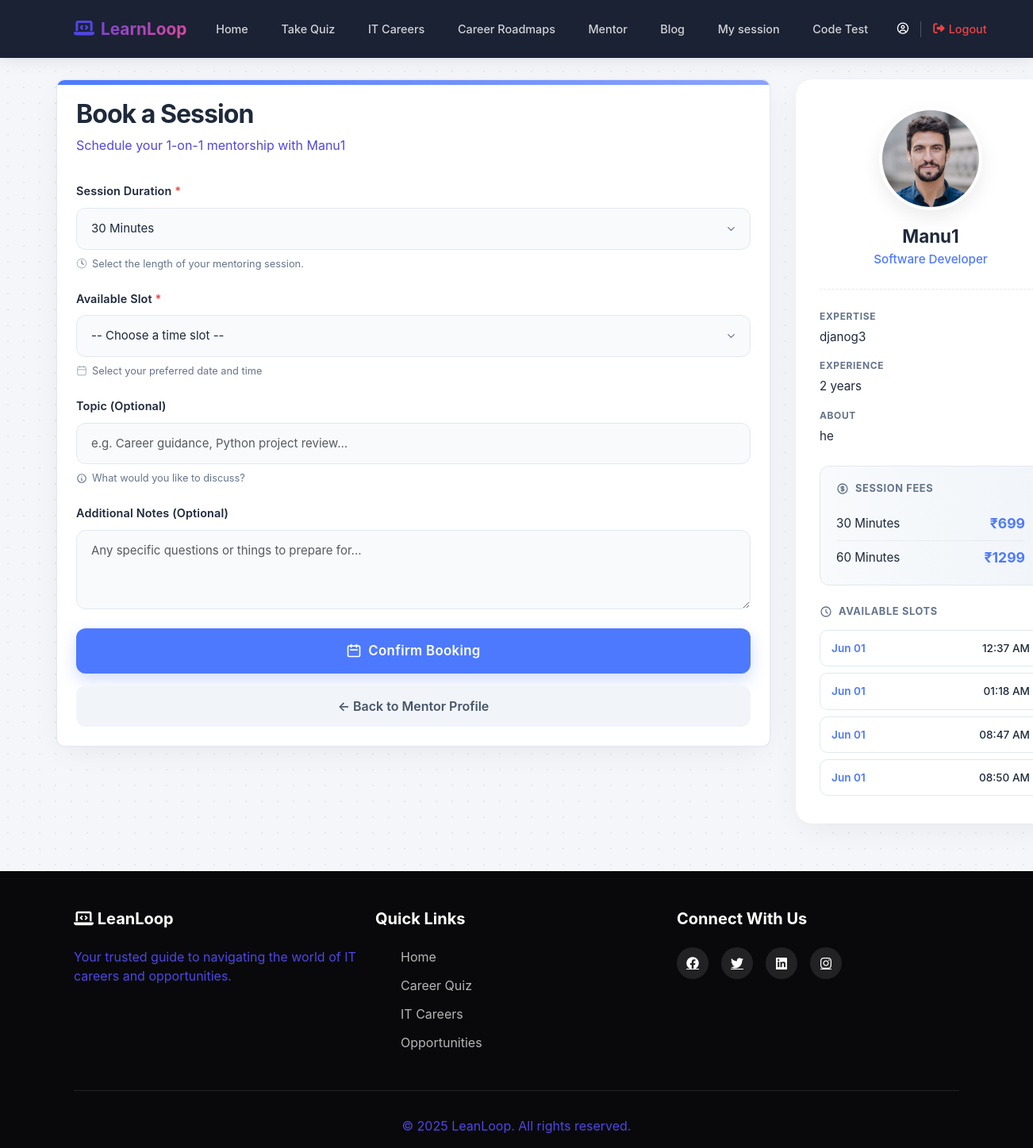
The app's page /mentor/book/33/ (signed in), older data.
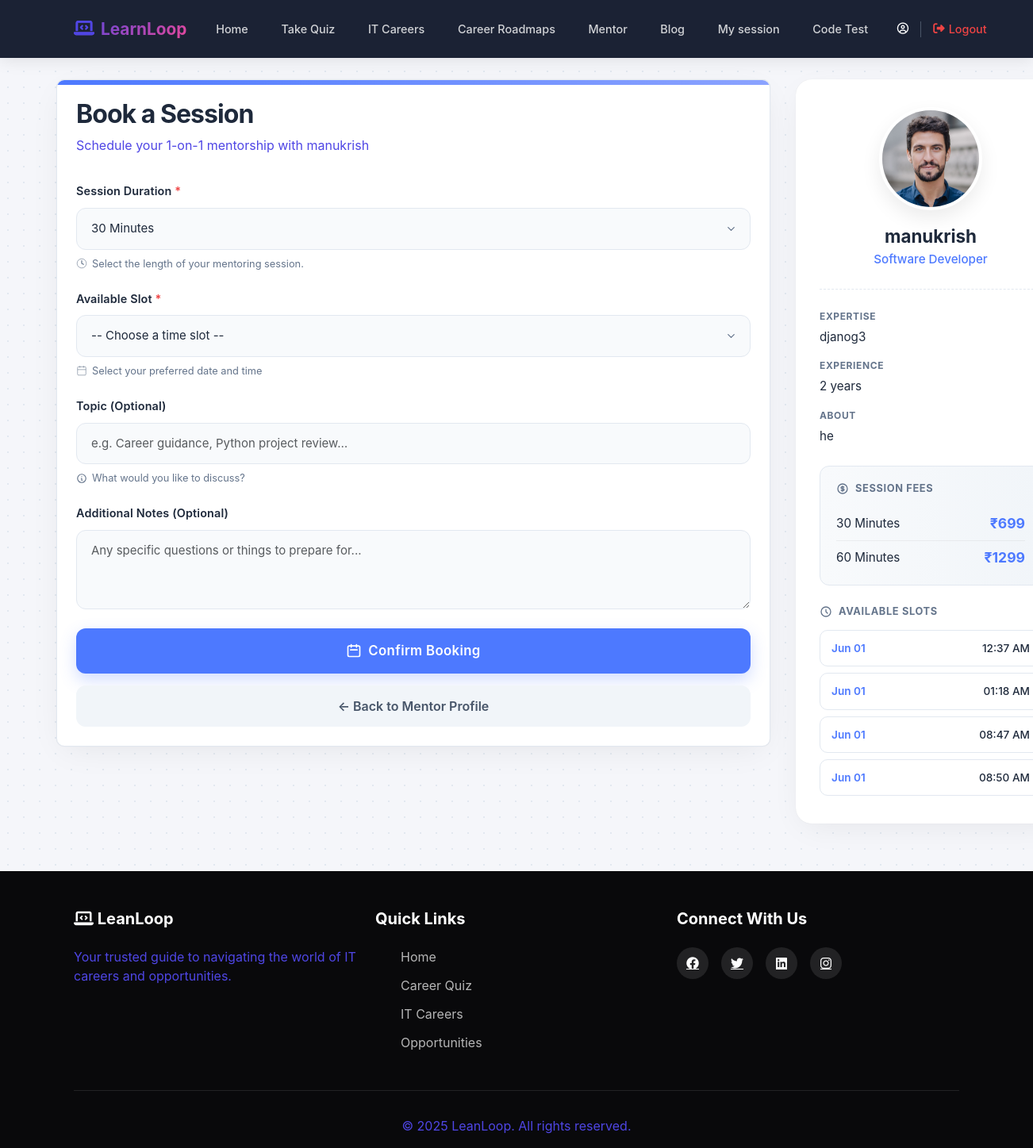
The same page, newer data.
### accounts/models.py (models this page shows, shortened)
class CustomUser(AbstractUser):
    ROLE_CHOICES = (
        ('user', 'User'),
        ('mentor', 'Mentor'),
        ('Admin', 'Admin'),
    )
    role = models.CharField(
        max_length=10,
        choices=ROLE_CHOICES,
        default='user'
    )
    phone_regex = RegexValidator(
    regex=r'^[9876]\d{9}$',
    message="Phone number must be a 10-digit number and start with 9, 8, 7, or 6."
    )
    phone_number = models.CharField(
        max_length=10,
        blank=True,
        null=True,
        validators=[phone_regex],
        unique=True,
        help_text='Enter 10 digit phone number'
    )
    previous_experience = models.BooleanField(blank=True, null=True,verbose_name="Previous Experience")
    is_approved=models.BooleanField(default=False)
    GENDER_CHOICES = [
        ('male', 'Male'),
        ('female', 'Female'),
        ('other', 'Other'),
        ('prefer_not_to_say', 'Prefer not to say'),
    ]
    gender = models.CharField(
        max_length=20,
        choices=GENDER_CHOICES,
        blank=False,
        null=False
    )
    profile_photo = models.ImageField(upload_to='profile_photos/', blank=False, null=True)
    education = models.CharField(max_length=200, blank=True, null=True)
    career_domain = models.CharField(max_length=100, blank=True, null=True)
    profession = models.CharField(max_length=100, blank=False, null=True)
    experience_years = models.PositiveIntegerField(
        null=True,
        blank=False,
    )
    expertise = models.CharField(
        blank=False,
        null=True,
        max_length=100,
    )
    bio = models.CharField(
        blank=False,
        null=True,
    )
    linkedin = models.URLField(blank=True, null=True)
    portfolio = models.URLField(blank=True, null=True)
    available_days = models.JSONField(default=list)  # ["mon", "wed", "fri"]
    available_from = models.TimeField(default="09:00")
    available_to = models.TimeField(default="17:00")
    session_duration = models.CharField(
        max_length=10,
        choices=[
            ('30', '30 Minutes'),
            ('60', '60 Minutes'),
        ],null=True, blank=False
    )
    intro_video = models.FileField(upload_to="mentor_videos/", blank=True, null=True)
    created_at = models.DateTimeField(
        auto_now_add=True,
        null=True
    )

### mentor/views.py (the view, shortened to what this page needs)
# urls.py: path('book/<int:id>/', views.book_session, name='book_session'),  # UPDATED
@login_required
def book_session(request, id):
    mentor = get_object_or_404(CustomUser, id=id, role='mentor', is_approved=True)
    if request.user == mentor:
        messages.error(request, "⛔ You cannot book a session with yourself.")
        return redirect('mentor_detail', id=mentor.id)
    try:
        mentor_profile = MentorProfile.objects.get(user=mentor)
    except MentorProfile.DoesNotExist:
        mentor_profile = None
    availability_slots = AvailabilitySlot.objects.filter(
        mentor=mentor,
        is_active=True
    ).order_by('date', 'start_time')
    context = {
        'mentor': mentor,
        'mentor_profile': mentor_profile,
        'availability_slots': availability_slots,
        'today': timezone.now().date().isoformat(),
    }
    return render(request, 'book_appointments.html', context)

### mentor/templates/book_appointments.html (shortened to what the changed rows need)
{% extends 'dashboard/userbase.html' %}
{% block content %}
<div class="booking-wrapper">
    <div class="row-flex ">
        <div class="booking-card" style="background: #ffffff; border: 1px solid var(--border); border-radius: 10px; padding: 24px;width: 900px;margin-left: -100px;">
            <h3 class="booking-title">Book a Session</h3>
            <p class="booking-subtitle">Schedule your 1-on-1 mentorship with {{ mentor.username }}</p>
            <form method="POST">
                <div class="form-group">
                </div>
                <div class="form-group">
                </div>
                <div class="form-group">
                </div>
                <div class="form-group">
                </div>
                <button type="submit" class="btn-submit">
                </button>
                <a href="{% url 'mentor_detail' mentor.id %}" class="btn-back">
                </a>
            </form>
        </div>
        <div class="mentor-card">
            <div class="mentor-card-header">
                <div class="mentor-photo">
                    {% if mentor.profile_photo %}
                    <img src="{{ mentor.profile_photo.url }}" alt="{{ mentor.username }}">
                    {% else %}
                    <div class="placeholder-avatar">{{ mentor.username.0|upper }}</div>
                    {% endif %}
                </div>
                <h4 class="mentor-name">{{ mentor.username }}</h4>
                <div class="mentor-profession">{{ mentor.profession|default:"Professional Mentor" }}</div>
            </div>
            <div class="mentor-meta">
                <div class="meta-item">
                    <span class="meta-label">Expertise</span>
                    <span class="meta-value">{{ mentor.expertise|default:"Various technologies" }}</span>
                </div>
                <div class="meta-item">
                    <span class="meta-label">Experience</span>
                    <span class="meta-value">{{ mentor.experience_years|default:"5+" }} years</span>
                </div>
                {% if mentor.bio %}
                <div class="meta-item">
                    <span class="meta-label">About</span>
                    <span class="meta-value">{{ mentor.bio|truncatewords:20 }}</span>
                </div>
                {% endif %}
            </div>
        </div>
    </div>
</div>
{% endblock %}

Row changes from the older to the newer data that the page shows:
changed CustomUser "Software Developer": username "Manu1" → "manukrish"
